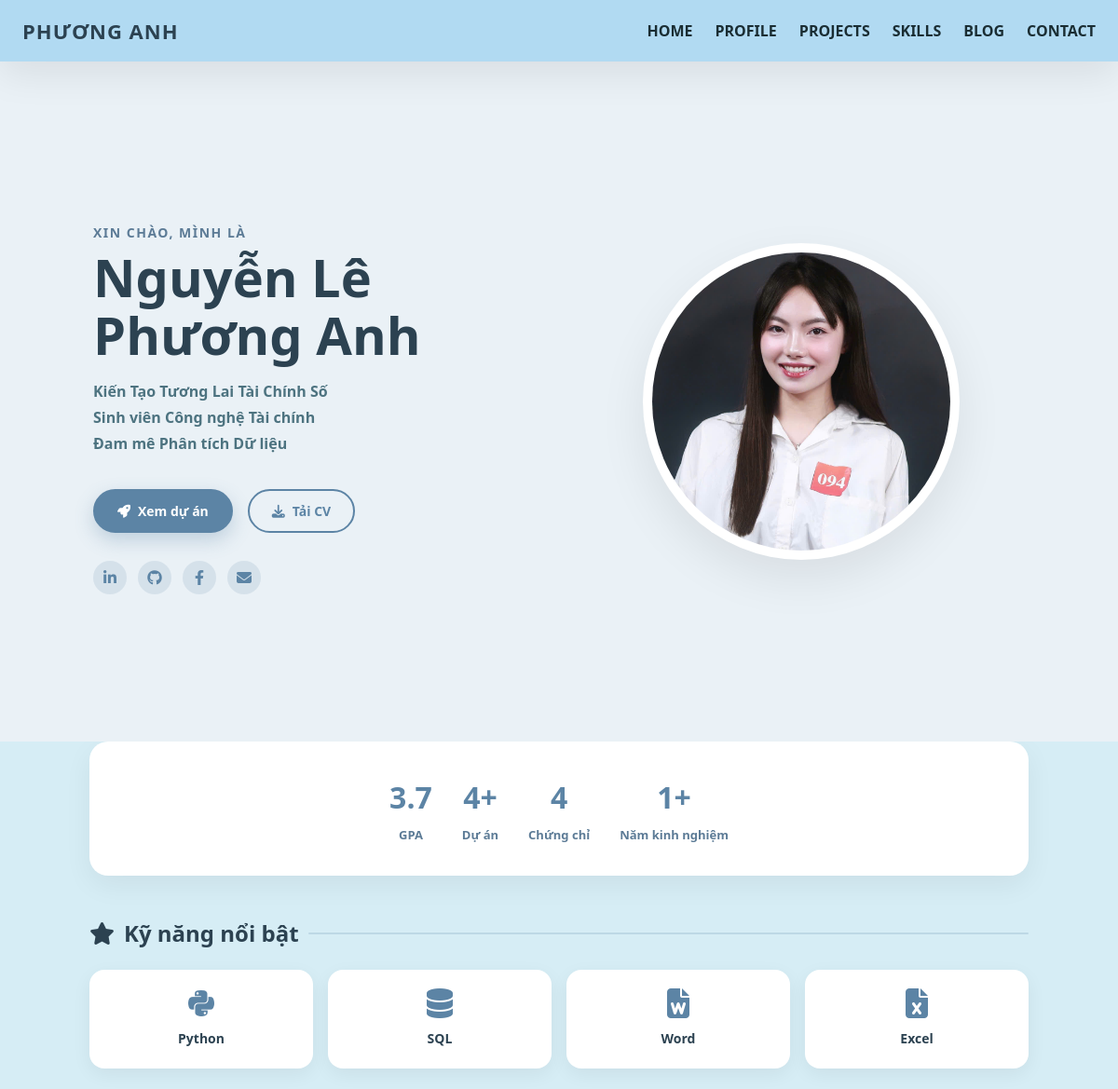
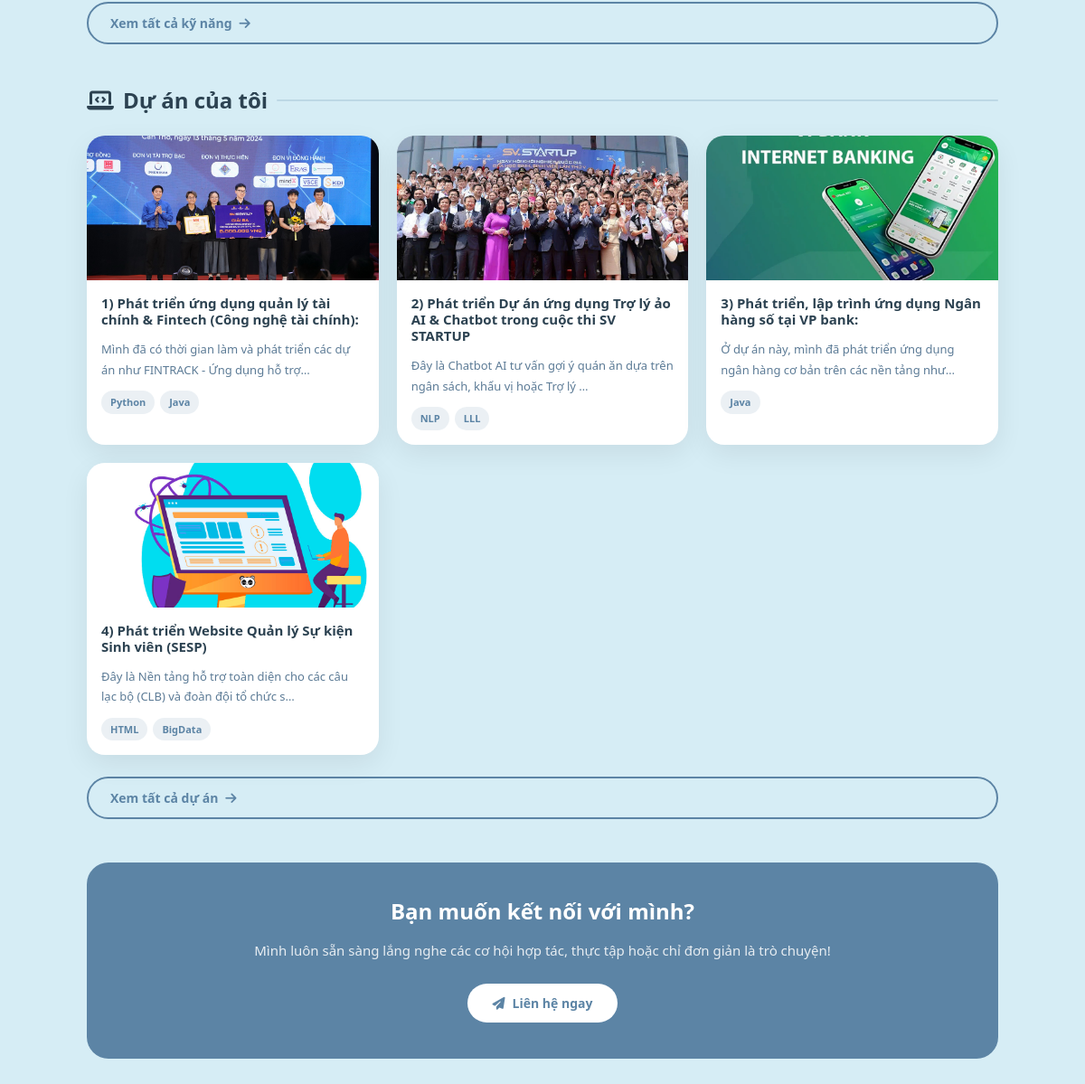
The page / on the database its author committed (2 pictures, top to bottom).
### portfolio/models.py (models this page shows, shortened)
class Projects(models.Model):
    title = models.CharField(max_length=200)
    description = models.TextField()
    image = models.ImageField(upload_to='projects/')
    tech_stack = models.CharField(max_length=200) # VD: "Django, CSS, JS"
    github_link = models.URLField(blank=True)
    demo_link = models.URLField(blank=True)

### portfolio/views.py (the view)
# urls.py: 2. Add a URL to urlpatterns:  path('', views.home, name='home')
def home(request):
    projects = Projects.objects.all()
    for project in projects:
        if project.tech_stack:
            project.tech_list = [tag.strip() for tag in project.tech_stack.split(',')]
        else:
            project.tech_list = []
    phrases = [
        'Kiến Tạo Tương Lai Tài Chính Số',
        'Sinh viên Công nghệ Tài chính',
        'Đam mê Phân tích Dữ liệu',
    ]
    return render(request, 'home.html', {
        'projects': projects,
        'phrases': phrases,
    })

### portfolio/templates/home.html (shortened to what this page needs)
{% load static %}
<!DOCTYPE html>
<html lang="vi">
<head>
    <link rel="stylesheet" href="/static/portfolio/css/style.css">
    <link rel="stylesheet" href="https://cdnjs.cloudflare.com/ajax/libs/font-awesome/6.4.0/css/all.min.css">
</head>
<body>
    <nav>
        <a href="/" class="logo">Phương Anh</a>
        <a href="/">HOME</a>
        <a href="/profile/">PROFILE</a>
        <a href="/projects/">PROJECTS</a>
        <a href="/skills/">SKILLS</a>
        <a href="/blogs/">BLOG</a>
        <a href="/contact/">CONTACT</a>
    </nav>
    <div class="hero">
        <div class="hero-container">
            <div class="hero-content">
                <p class="greeting">Xin chào, mình là</p>
                <h1 class="name">Nguyễn Lê<br>Phương Anh</h1>
                <p class="tagline">
                    {% for phrase in phrases %}
                        <span>{{ phrase }}</span>{% if not forloop.last %}<br>{% endif %}
                    {% endfor %}
                </p>
                <div class="hero-buttons">
                    <a href="/projects/" class="btn btn-primary">
                        <i class="fas fa-rocket"></i> Xem dự án
                    </a>
                    <a href="/static/portfolio/files/CV_PhuongAnh.pdf" class="btn btn-outline" download>
                        <i class="fas fa-download"></i> Tải CV
                    </a>
                </div>
                <div class="social-icons">
                    <a href="https://www.linkedin.com/in/h%E1%BA%A3i-minh-ph%C6%B0%C6%A1ng-nguy%E1%BB%85n-12718936a/" title="LinkedIn"><i class="fab fa-linkedin-in"></i></a>
                    <a href="https://github.com/haiminhphuongnhia-ui" title="GitHub"><i class="fab fa-github"></i></a>
                    <a href="https://www.facebook.com/nguyen.le.phuong.anh.873359" title="Facebook"><i class="fab fa-facebook-f"></i></a>
                    <a href="mailto:phuonganh@email.com" title="Email"><i class="fas fa-envelope"></i></a>
                </div>
            </div>
            <div class="hero-image">
                <div class="img-wrapper">
                    <img src="/static/portfolio/img/anh_the.jpg" alt="Phương Anh">
                </div>
            </div>
        </div>
    </div>
    <div class="stats-bar">
        <div class="stat-item">
            <span class="stat-number">3.7</span>
            <span class="stat-label">GPA</span>
        </div>
        <div class="stat-item">
            <span class="stat-number">{{ projects|length }}+</span>
            <span class="stat-label">Dự án</span>
        </div>
        <div class="stat-item">
            <span class="stat-number">4</span>
            <span class="stat-label">Chứng chỉ</span>
        </div>
        <div class="stat-item">
            <span class="stat-number">1+</span>
            <span class="stat-label">Năm kinh nghiệm</span>
        </div>
    </div>
    <div class="home-section">
        <h2><i class="fas fa-star"></i> Kỹ năng nổi bật</h2>
        <div class="skill-preview-grid">
            <div class="skill-preview-card">
                <i class="fab fa-python"></i>
                <span>Python</span>
            </div>
            <div class="skill-preview-card">
                <i class="fas fa-database"></i>
                <span>SQL</span>
            </div>
            <div class="skill-preview-card">
                <i class="fas fa-file-word"></i>
                <span>Word</span>
            </div>
            <div class="skill-preview-card">
                <i class="fas fa-file-excel"></i>
                <span>Excel</span>
            </div>
        </div>
        <div class="view-all">
            <a href="/skills/" class="btn btn-outline" style="margin-top:16px;">
                Xem tất cả kỹ năng <i class="fas fa-arrow-right"></i>
            </a>
        </div>
    </div>
    <div class="home-section">
        <h2><i class="fas fa-laptop-code"></i> Dự án của tôi</h2>
        <div class="project-preview-grid">
            {% for project in projects %}
            <div class="project-preview-card">
                <div class="project-thumb-home">
                    {% if project.image %}
                        <img src="/static/portfolio/img/{{ project.image.name|cut:'projects/' }}" alt="{{ project.title }}">
                    {% else %}
                        <i class="fas fa-laptop-code"></i>
                    {% endif %}
                </div>
                <div class="project-preview-body">
                    <h3>{{ project.title }}</h3>
                    <p>{{ project.description|truncatechars:80 }}</p>
                    <div class="tag-list">
                        {% for tag in project.tech_list %}
                        <span class="tag">{{ tag }}</span>
                        {% endfor %}
                    </div>
                </div>
            </div>
            {% empty %}
            <p>Chưa có dự án nào.</p>
            {% endfor %}
        </div>
        <div class="view-all">
            <a href="/projects/" class="btn btn-outline" style="margin-top:16px;">
                Xem tất cả dự án <i class="fas fa-arrow-right"></i>
            </a>
        </div>
    </div>
    <div class="cta-banner">
        <h3>Bạn muốn kết nối với mình?</h3>
        <p>Mình luôn sẵn sàng lắng nghe các cơ hội hợp tác, thực tập hoặc chỉ đơn giản là trò chuyện!</p>
        <a href="/contact/" class="btn-white">
            <i class="fas fa-paper-plane"></i> Liên hệ ngay
        </a>
    </div>
</body>
</html>

### rows shown on the page
Projects: image.name (picture), title "1) Phát triển ứng dụng quản lý tài chính & Fintech (Công nghệ tài chính):", description "Mình đã có thời gian làm và phát triển các dự án như FINTRACK - Ứng dụng hỗ trợ…", tech_list "Python" "Java"
Projects: image.name (picture), title "2) Phát triển Dự án ứng dụng Trợ lý ảo AI & Chatbot trong cuộc thi SV STARTUP", description "Đây là Chatbot AI tư vấn gợi ý quán ăn dựa trên ngân sách, khẩu vị hoặc Trợ lý …", tech_list "NLP" "LLL"
Projects: image.name (picture), title "3) Phát triển, lập trình ứng dụng Ngân hàng số tại VP bank:", description "Ở dự án này, mình đã phát triển ứng dụng ngân hàng cơ bản trên các nền tảng như…", tech_list "Java"
Projects: image.name (picture), title "4) Phát triển Website Quản lý Sự kiện Sinh viên (SESP)", description "Đây là Nền tảng hỗ trợ toàn diện cho các câu lạc bộ (CLB) và đoàn đội tổ chức s…", tech_list "HTML" "BigData"

### other values the page prints
{{ phrase }} "Kiến Tạo Tương Lai Tài Chính Số" "Sinh viên Công nghệ Tài chính" "Đam mê Phân tích Dữ liệu"
{{ projects|length }} "4"
